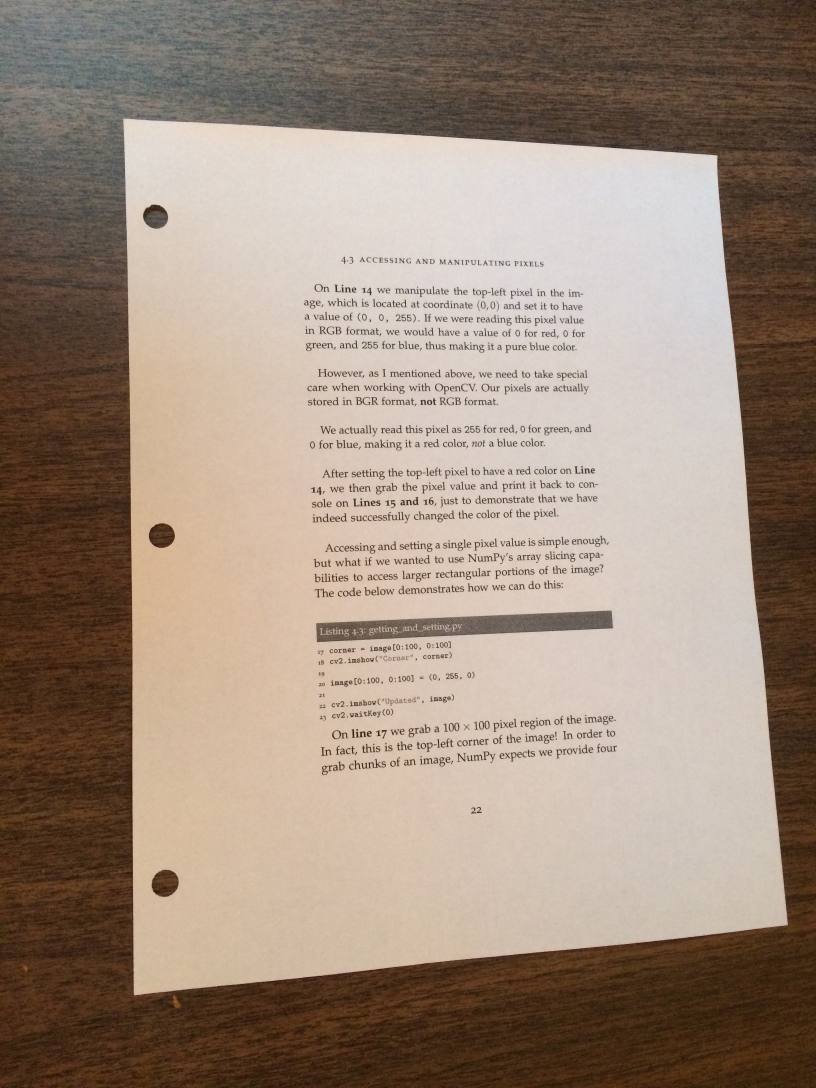
#> input picture DocumentScanner/images/page.jpg, 2448 x 3264 px (shown at 1/3 size)
$ python scan.py --image images/page.jpg
#> lines starting #> are read from the running program, lines starting #| are printed output that depends on the picture; after the words box and inside, x2 and y2 are one past the last pixel; in counts of white or black regions, pixels touching at a corner belong together
# USAGE
# python scan.py --image images/page.jpg

# import the necessary packages
from pyimagesearch.transform import four_point_transform
from skimage.filters import threshold_local
import numpy as np
import argparse
import cv2
import imutils

# construct the argument parser and parse the arguments
ap = argparse.ArgumentParser()
ap.add_argument("-i", "--image", required = True,
	help = "Path to the image to be scanned")
args = vars(ap.parse_args())

# load the image and compute the ratio of the old height
# to the new height, clone it, and resize it
image = cv2.imread(args["image"])
#> image is the input picture: shape (3264, 2448, 3); mean B, G, R 123.7, 138.6, 156.7
ratio = image.shape[0] / 500.0
#> ratio = 6.53
orig = image.copy()
image = imutils.resize(image, height = 500)
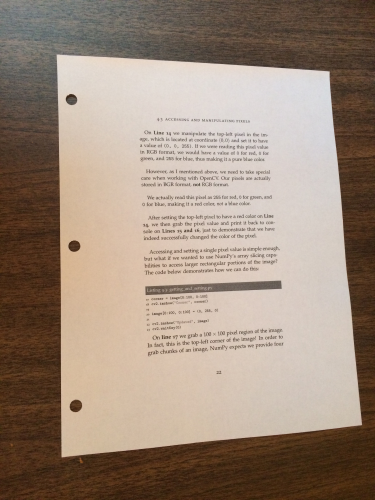
#> image: shape (500, 375, 3); mean B, G, R 123.7, 138.6, 156.7

# convert the image to grayscale, blur it, and find edges
# in the image
gray = cv2.cvtColor(image, cv2.COLOR_BGR2GRAY)
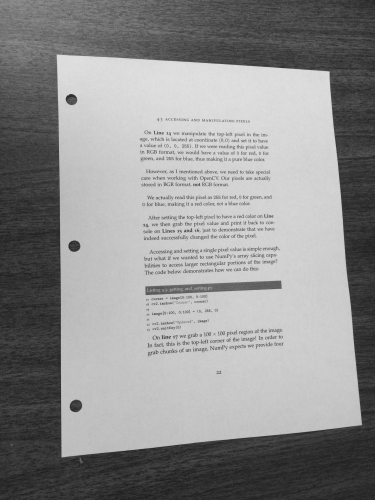
#> gray: shape (500, 375); min 28, max 225, mean 142.4
gray = cv2.GaussianBlur(gray, (5, 5), 0)
edged = cv2.Canny(gray, 75, 200)
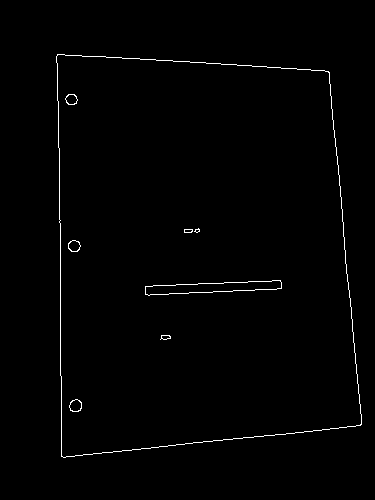
#> edged: shape (500, 375); 0.96% white in thin lines or dots, all inside (x1, y1, x2, y2) = (56, 54, 362, 458)

# show the original image and the edge detected image
print("STEP 1: Edge Detection")
cv2.imshow("Image", image)
cv2.imshow("Edged", edged)
cv2.waitKey(0)
cv2.destroyAllWindows()

# find the contours in the edged image, keeping only the
# largest ones, and initialize the screen contour
cnts = cv2.findContours(edged.copy(), cv2.RETR_LIST, cv2.CHAIN_APPROX_SIMPLE)
#> cnts = 16 contours, 2 with area under 20; largest, box (x1, y1, x2, y2) and area: (56, 54, 362, 458) 108281, (56, 54, 362, 458) 108277, (145, 280, 282, 296) 1154, (145, 280, 282, 296) 1152, (69, 399, 82, 412) 118
cnts = imutils.grab_contours(cnts)
cnts = sorted(cnts, key = cv2.contourArea, reverse = True)[:5]
#> cnts = 5 contours; box (x1, y1, x2, y2) and area: (56, 54, 362, 458) 108281, (56, 54, 362, 458) 108277, (145, 280, 282, 296) 1154, (145, 280, 282, 296) 1152, (69, 399, 82, 412) 118

# loop over the contours
for c in cnts:
	# approximate the contour
	peri = cv2.arcLength(c, True)
	approx = cv2.approxPolyDP(c, 0.02 * peri, True)

	# if our approximated contour has four points, then we
	# can assume that we have found our screen
	if len(approx) == 4:
		screenCnt = approx
		break
#> this loop made 1 pass
#> (peri, screenCnt) on pass 1: (1364.1, [[57, 54], [61, 456], [360, 425], [329, 72]])

# show the contour (outline) of the piece of paper
print("STEP 2: Find contours of paper")
cv2.drawContours(image, [screenCnt], -1, (0, 255, 0), 2)
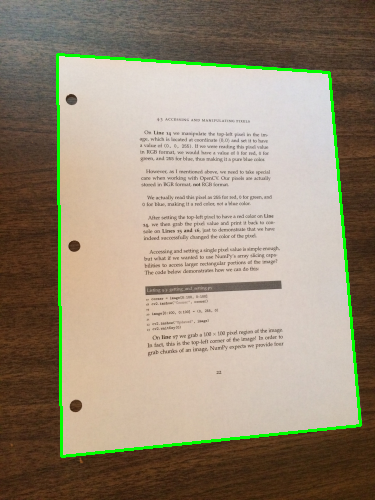
#> image: shape (500, 375, 3); 2.12% of pixels changed, all inside (x1, y1, x2, y2) = (56, 53, 362, 458)
cv2.imshow("Outline", image)
cv2.waitKey(0)
cv2.destroyAllWindows()
